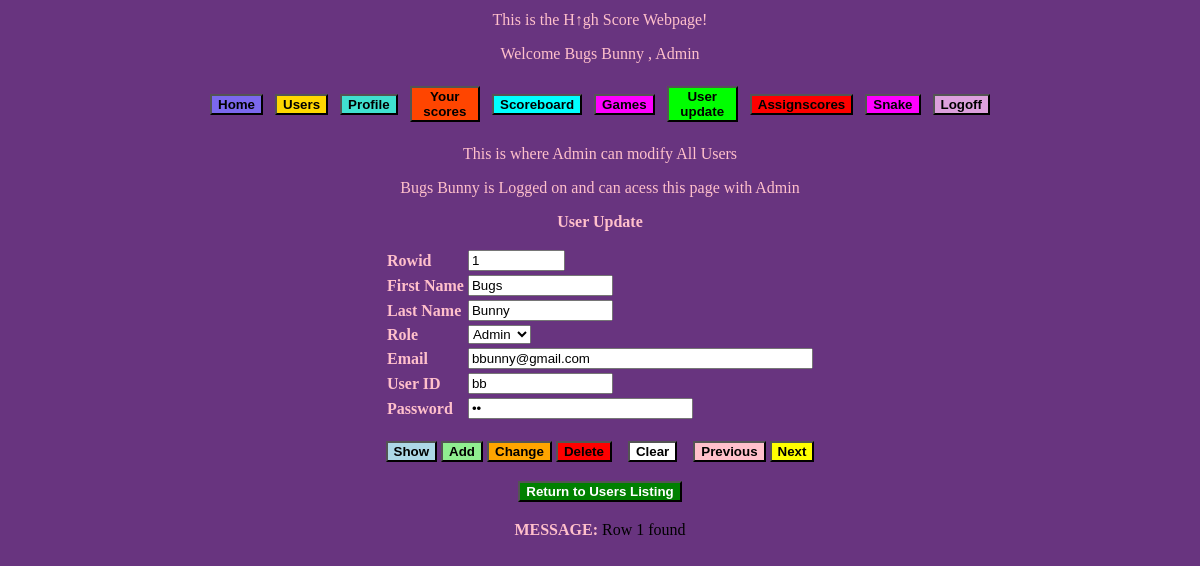
Page /user_update.php?r=1 (signed in) on the committed database.
### tables this page shows
CREATE TABLE IF NOT EXISTS `userinfo` (
  `rowid` int(10) UNSIGNED NOT NULL AUTO_INCREMENT,
  `firstname` varchar(25) NOT NULL,
  `lastname` varchar(35) NOT NULL,
  `email` varchar(50) NOT NULL,
  `userid` varchar(25) NOT NULL,
  `password` varchar(25) NOT NULL,
  `role` varchar(25) NOT NULL,
  `photo` varchar(40) DEFAULT NULL,
  `created` datetime NOT NULL DEFAULT CURRENT_TIMESTAMP,
  `updated` datetime NOT NULL DEFAULT CURRENT_TIMESTAMP ON UPDATE CURRENT_TIMESTAMP,
  `deleted` tinyint(1) NOT NULL DEFAULT '0',
  `banned` tinyint(1) NOT NULL DEFAULT '0',
  PRIMARY KEY (`rowid`)
);

### session.php (called while the page is built, shortened)
<?php
	if (isset($_SESSION['login'])) {
		$user = $_SESSION['user'];
		$role = $_SESSION['role'];
		}
	else {
		$login = FALSE;
		$user = 'Guest';
		$role = NULL;
		$seshuserid = NULL;
		}
?>

### user_update.php (the view, shortened to what this page needs)
<?php
	include('session.php');
	include('Includes/header.php');
	include('menubar.php');
	echo "<p>This is where Admin can modify All Users
		  <p>$user is Logged on and can acess this page with $role";
	require('mysqli_connect.php');
	mysqli_set_charset($mysqli, 'latin1');
	$pgm		= 'user_update.php';
	$pgm2		= 'users.php';
	$table 		=	'userinfo';
	$bold		= "style='font-weight:bold;'";
	$ctgys		= array('Select', 'Gamer', 'Admin');
	$msg		= NULL;
	$msg_color	= 'black';
		if (isset($_POST['task']))  		$task 			= sanitize($mysqli, $_POST['task']);			else $task  = 'First';
		if (isset($_POST['last_rowid'])) 	$last_rowid 	= sanitize($mysqli, $_POST['last_rowid']); 		else $last_rowid = NULL;
		if (isset($_GET['r']))				{$rowid			= sanitize($mysqli, $_GET['r']);			$task = 'Show';}
	switch($task) {
	case 'Previous':
	case 'Next':
	case 'Show':
		$query = "SELECT firstname, lastname, role, email, userid, password
				  FROM $table
				  WHERE rowid='$rowid'";
		$result = mysqli_query($mysqli, $query);
		if (mysqli_num_rows($result) < 1) {
			$msg = "ROWID $rowid not found.";
			$msg_color='red';
			$fname = $lname = $role = $email = $userid = $password = NULL;
			}
		else {
			list($fname, $lname, $role, $email, $userid, $password) = mysqli_fetch_row($result);
			$msg = "Row $rowid found";
			$last_rowid = $rowid;
			}
		break;
    }
	echo "<!DOCTYPE HTML><html><body>
		  <script>
		  function ConfirmDelete() {
			  var x = confirm('Are you sure you want to delete?');
			  if (x) return true; else return false;
			  }
		  </script>
		  <div $bold>User Update</div>\n";
	echo "<p><form action='$pgm' method='post' enctype='multipart/form-data'>
		  <input type='hidden'			 name='last_rowid'	 value='$last_rowid'>
		  <table   align='center'>
		  <tr><td $bold>Rowid</td>
              <td><input type='text'	 name='rowid'  value='$rowid' size='09'></td></tr>
		  <tr><td $bold>First Name</td>
			  <td><input type='text'	 name='fname'  value='$fname' size='15'></td></tr>
		  <tr><td $bold>Last Name</td>
			  <td><input type='text'	 name='lname'  value='$lname' size='15'></td></tr>
		  <tr><td $bold>Role</td>
			  <td><select name='role'>";
	foreach($ctgys as $value) {
		if ($value == $role) $se = 'SELECTED'; else $se = NULL;
		echo "<option $se>$value</option>\n";
		}
	echo "</select></td></tr>
		  <tr><td $bold>Email</td>
			  <td><input type='email'	 name='email' 	value='$email' size='40' maxlength='50'></td></tr>
		  <tr><td $bold>User ID</td>
			  <td><input type='text'	 name='userid' 	 value='$userid' size='15'></td></tr>
		  <tr><td $bold>Password</td>
			  <td><input type='password' name='password'   value='$password'  size='25'></td></tr>";
echo"		  </table>";
    echo "<p><table><tr><td>
		  <input type='submit' name='task' value='Show' style='background-color:lightblue;font-weight:bold;'>
		  <input type='submit' name='task' value='Add' style='background-color:lightgreen;font-weight:bold;'>
		  <input type='submit' name='task' value='Change' style='background-color:orange;font-weight:bold;'>
		  <input type='submit' name='task' value='Delete'
		  style='background-color:red;font-weight:bold;' onclick='return ConfirmDelete();'>&nbsp;&nbsp;&nbsp;
		  <input type='submit' name='task' value='Clear' style='background-color:white;font-weight:bold;'>&nbsp;&nbsp;&nbsp;
	  	  <input type='submit' name='task' value='Previous' style='background-color:pink;font-weight:bold;'>
	      <input type='submit' name='task' value='Next' style='background-color:yellow;font-weight:bold;'>
		  </td></tr></table></form>
		  <p><a href='$pgm2'><button style='color:white; background-color:green; font-weight:bold;'>Return to Users Listing</button></a>";
    echo "<p><table><tr>
		  <td $bold>MESSAGE: </td>
		  <td style='color:$msg_color;'>$msg</td>
		  </tr></table>";
	echo "</body></html>";
	function sanitize($mysqli, $var) {
		$var = trim($var);
		$var = mysqli_real_escape_string($mysqli, $var);
		$var = strip_tags($var);
		$var = htmlentities($var);
		return($var);
		}
include('Includes/footer.php');
?>

### SP_Styles.css (style rules this page uses)
body { color: pink; background-color:#68347F; }
a { font-size: 1.5em; }
a:link { color: white; background-color: transparent; text-decoration: underline; }

### rows in the picture
userinfo: fname "Bugs", lname "Bunny", email "bbunny@gmail.com", userid "bb"

### other values in the picture
$user "Bugs Bunny"
$role "Admin"
str_replace("_"," ",ucfirst("$key")) "Home"
str_replace("_"," ",ucfirst("$key")) "Users"
str_replace("_"," ",ucfirst("$key")) "Profile"
str_replace("_"," ",ucfirst("$key")) "Your scores"
str_replace("_"," ",ucfirst("$key")) "Scoreboard"
str_replace("_"," ",ucfirst("$key")) "Games"
str_replace("_"," ",ucfirst("$key")) "User update"
str_replace("_"," ",ucfirst("$key")) "Assignscores"
str_replace("_"," ",ucfirst("$key")) "Snake"
str_replace("_"," ",ucfirst("$key")) "Logoff"
$msg "Row 1 found"
form field role "Admin"
